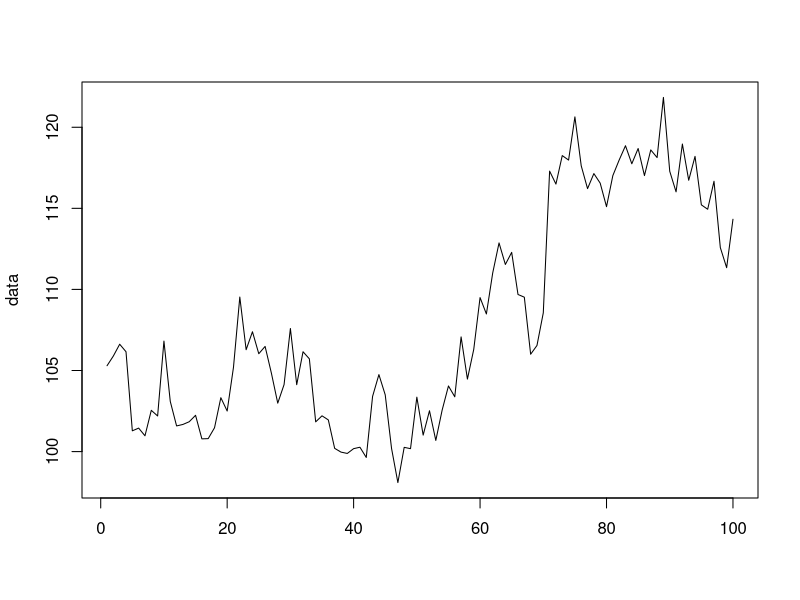

Recreate this plot in R. (Note: this script raises an error after producing the figure.)
set.seed(1)
x1 <- 100 + arima.sim(model = list(ar = 0.999), n = 100)
y <- 1.2 * x1 + rnorm(100)
y[71:100] <- y[71:100] + 10
data <- cbind(y)
matplot(data, type = "l")


pre.period <- c(1, 70)
post.period <- c(71, 100)
impact <- CausalImpact(data, pre.period, post.period)
plot(impact)
